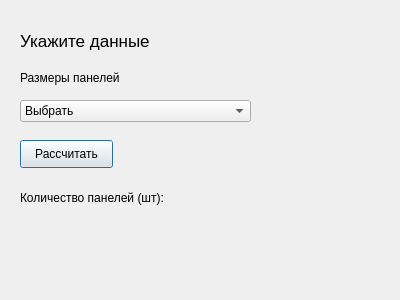
<?xml version="1.0" encoding="UTF-8"?>
<ui version="4.0">
 <class>Panels</class>
 <widget class="QDialog" name="Panels">
  <property name="geometry">
   <rect>
    <x>0</x>
    <y>0</y>
    <width>400</width>
    <height>300</height>
   </rect>
  </property>
  <property name="windowTitle">
   <string>Dialog</string>
  </property>
  <widget class="QLabel" name="label_8">
   <property name="geometry">
    <rect>
     <x>20</x>
     <y>30</y>
     <width>181</width>
     <height>21</height>
    </rect>
   </property>
   <property name="font">
    <font>
     <pointsize>13</pointsize>
    </font>
   </property>
   <property name="text">
    <string>Укажите данные</string>
   </property>
  </widget>
  <widget class="QComboBox" name="typeCmbx">
   <property name="geometry">
    <rect>
     <x>20</x>
     <y>100</y>
     <width>231</width>
     <height>22</height>
    </rect>
   </property>
   <item>
    <property name="text">
     <string>Выбрать</string>
    </property>
   </item>
   <item>
    <property name="text">
     <string>3000х250</string>
    </property>
   </item>
   <item>
    <property name="text">
     <string>3000х100</string>
    </property>
   </item>
   <item>
    <property name="text">
     <string>2700х250</string>
    </property>
   </item>
   <item>
    <property name="text">
     <string>2700х350</string>
    </property>
   </item>
   <item>
    <property name="text">
     <string>2600х240</string>
    </property>
   </item>
  </widget>
  <widget class="QLabel" name="label">
   <property name="geometry">
    <rect>
     <x>20</x>
     <y>70</y>
     <width>111</width>
     <height>16</height>
    </rect>
   </property>
   <property name="text">
    <string>Размеры панелей</string>
   </property>
  </widget>
  <widget class="QPushButton" name="btnCalc">
   <property name="geometry">
    <rect>
     <x>20</x>
     <y>140</y>
     <width>93</width>
     <height>28</height>
    </rect>
   </property>
   <property name="text">
    <string>Рассчитать</string>
   </property>
  </widget>
  <widget class="QLabel" name="label_11">
   <property name="geometry">
    <rect>
     <x>20</x>
     <y>190</y>
     <width>171</width>
     <height>16</height>
    </rect>
   </property>
   <property name="text">
    <string>Количество панелей (шт):</string>
   </property>
  </widget>
  <widget class="QLabel" name="outputCnt">
   <property name="geometry">
    <rect>
     <x>190</x>
     <y>190</y>
     <width>55</width>
     <height>16</height>
    </rect>
   </property>
   <property name="text">
    <string/>
   </property>
   <property name="textFormat">
    <enum>Qt::RichText</enum>
   </property>
  </widget>
 </widget>
 <resources/>
 <connections/>
</ui>
